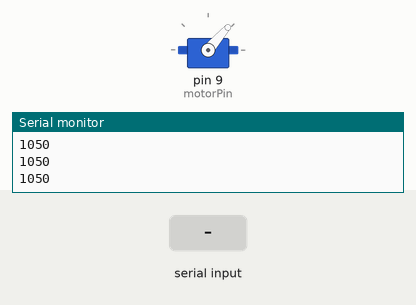
Recording of a sketch running on a simulated Arduino Uno, built with avr-gcc and run on an emulated ATmega328P. Parts: servo, the last lines printed to the serial monitor. Inputs (shaded band) come from the test bench.

Above: at 1.2 s.
1.3 s: "90,45\n" received over Serial
At 1.9 s:
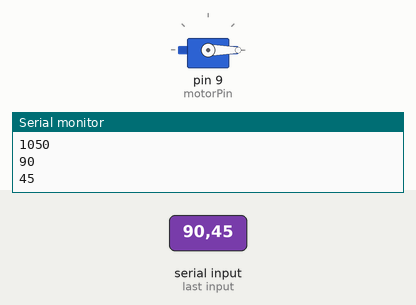
Timing chart, 0 to 4.3 s (numbered marks = the images above; inputs shaded):
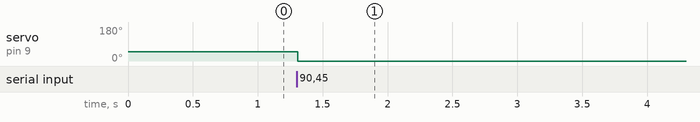

The sketch:

djiMotorTest1.ino
```cpp
#include <Servo.h>

int motorPin = 9;
int value = 1050;
Servo esc;
void setup() {
    esc.attach(motorPin);
    Serial.begin(9600);
}

void loop() {
  Serial.println(value);
  esc.writeMicroseconds(value);

  if(Serial.available()){
    value = Serial.parseInt();
  }
}
```

Measured:
- after the input at 1.3 s, servo on pin 9 (motorPin): 49° → 0° at once
